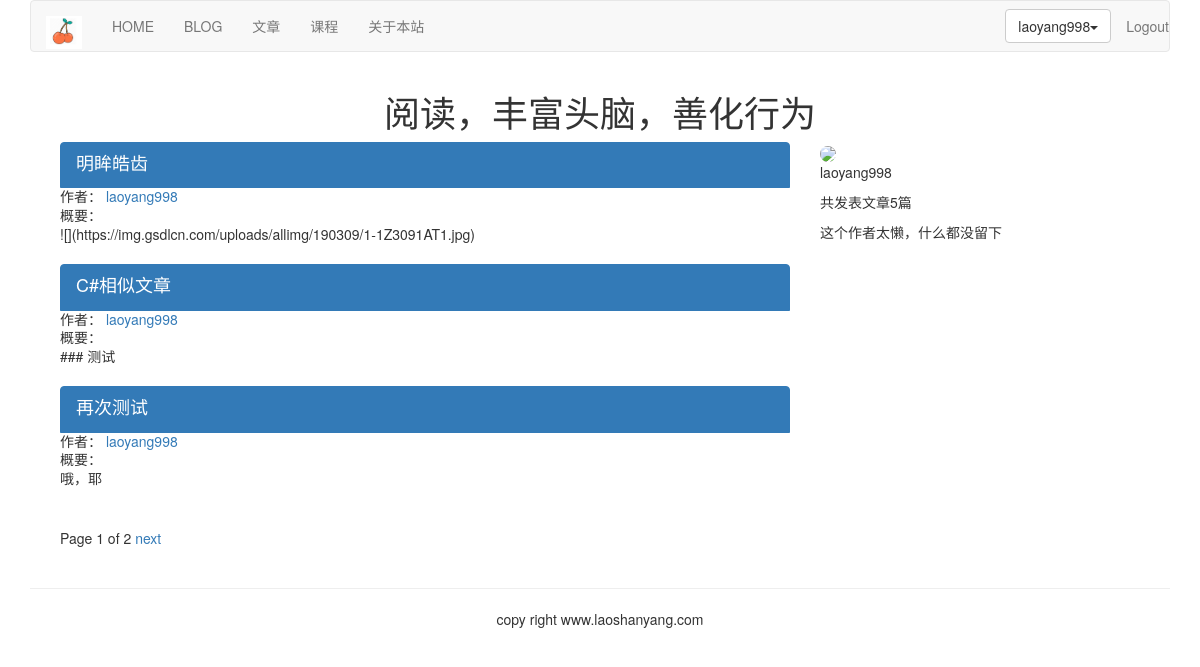
The app's page /article/author_articles/laoyang998 with its own data.
### article/models.py (models this page shows, shortened)
class ArticlePost(models.Model):
    author = models.ForeignKey(User, related_name='article', on_delete=models.CASCADE)
    title = models.CharField(max_length=200)
    slug = models.SlugField(max_length=500)
    column = models.ForeignKey(ArticleColumn, related_name='article_colum', on_delete=models.CASCADE)
    body = models.TextField()
    created = models.DateTimeField(default=timezone.now)
    update = models.DateTimeField(auto_now=True)
    users_like = models.ManyToManyField(User, related_name='articles_like', blank=True)
    article_views = models.IntegerField(default=0)
    article_tag=models.ManyToManyField(ArticleTag,related_name='article_tag',blank=True)
    class Meta:
        ordering = ('-update',)
        index_together = (('id', 'slug'),)
    def get_url_path(self):
        return reverse('article:list_article_detail', args=[self.id, self.slug])

### article/list_views.py (the view)
# urls.py: path('author_articles/<username>', list_views.article_titles, name='author_articles'),
def article_titles(request, username=None):
    if username:
        user = User.objects.get(username=username)
        article_title = ArticlePost.objects.filter(author=user)
        try:
            userinfo = user.userinfo
        except:
            userinfo = None
    else:
        article_title = ArticlePost.objects.all()
    paginator = Paginator(article_title, 3)
    page = request.GET.get('page')
    try:
        current_page = paginator.page(page)
        articles = current_page.object_list
    except PageNotAnInteger:
        current_page = paginator.page(1)
        articles = current_page.object_list
    except EmptyPage:
        current_page = paginator(paginator.num_pages)
        articles = current_page.object_list
    if username:
        return render(request, 'article/list/author_articles.html', {'articles': articles,
                                                                     'page': current_page,
                                                                     'userinfo': userinfo,
                                                                     'user': user})
    return render(request, 'article/list/article_titles.html', {'articles': articles,
                                                                'page': current_page})

### article/templatetags/article_tags.py (called while the page is built)
@register.simple_tag
def author_total_article(user):
    return user.article.count()

### templates/article/list/author_articles.html (shortened to what this page needs)
{% extends 'base.html' %}
{% load article_tags %}
{% load staticfiles %}
{% block content %}
    <div class="row text-center vertical-middle-sm">
        <h1>阅读，丰富头脑，善化行为</h1>
    </div>
    <div class="container">
        <div class="col-md-8">
            {% for article in articles %}
                <div class="list-group">
                    <a href=" {{ article.get_url_path }}" class="list-group-item active">
                        <h4 class="list-group-item-heading">{{ article.title }}</h4>
                    </a>
                    <p class="list-group-item-text">作者：
                        <a href="{% url 'article:author_articles' article.author.username %}">
                            {{ article.author.username }}</a></p>
                    <p class="list-group-item-text">概要：{{ article.body|slice:'70'|linebreaks }}</p>
                </div>
            {% endfor %}
            {% include 'paginator.html' %}
        </div>
        <div class="col-md-4">
            <div>
                {% if userinfo.photo %}
                    <img width="200" src="{{ userinfo.photo|striptags }}" class="img-circle" id="my_photo"
                         name="user_face">
                {% else %}
                    <img width="200" src="{% static 'images/101.jpeg' %}" class="img-circle" id="my_photo"
                         name="user_face">
                {% endif %}
            </div>
            <div>
                <p>{{ user.username }}</p>
                <p>共发表文章{% author_total_article user %}篇</p>
                {% if userinfo %}
                    {% if userinfo.company or userinfo.aboutme %}
                        <p>{{ userinfo.company }}</p>
                        <p>{{ userinfo.aboutme }}</p>
                    {% else %}
                        <p>这个作者太懒，什么都没留下</p>
                    {% endif %}
                {% else %}
                    <p>这个作者太懒，什么都没留下</p>
                {% endif %}
            </div>
        </div>
    </div>
{% endblock %}

### templates/header.html (shortened to what this page needs)
{% load staticfiles %}
<div class="container">
    <nav class="navbar navbar-default" role="navigation">
        <div class="navbar-header">
            <a class="navbar-brand" href="http://www.iddiffer.com">
                <img width="36" src="{% static '/images/logo.png' %}" width="100"/>
            </a>
        </div>
        <ul class="nav navbar-nav" role="navigation">
            <li><a href="{% url 'home' %}">HOME</a></li>
            <li><a href="{% url 'blog_title' %}">BLOG</a></li>
            <li><a href="{% url 'article:list_article_titles' %}">文章</a></li>
            <li><a href="{% url 'course:course_list' %}">课程</a></li>
            <li><a href="{% url 'course:about' %}">关于本站</a></li>
        </ul>
        <ul class="nav navbar-nav navbar-right">
            {% if user.is_authenticated %}
                <li>
                    <div class="dropdown" style="margin-top:8px">
                        <button class="btn btn-default dropdown-toggle" type="button" id="dropdownMenu"
                                data-toggle="dropdown">{{ user.username }}<span class="caret"></span></button>
                    </div>
                </li>
                <li><a href="{% url 'account:logout' %}">Logout</a></li>
            {% else %}
                <li><a href="{% url 'account:login' %}">Login</a></li>
                <li><a href="{% url 'account:register' %}">Sign up</a></li>
            {% endif %}
        </ul>
    </nav>
</div>

### records on screen
ArticlePost: title "明眸皓齿", author.username "laoyang998", body "![](https://img.gsdlcn.com/uploads/allimg/190309/1-1Z3091AT1.jpg)"
ArticlePost: title "C#相似文章", author.username "laoyang998", body "### 测试"
ArticlePost: title "再次测试", author.username "laoyang998", body "哦，耶"

### other values on screen
{{ user.username }} "laoyang998"
{{ page.number }} "1"
{{ page.paginator.num_pages }} "2"
